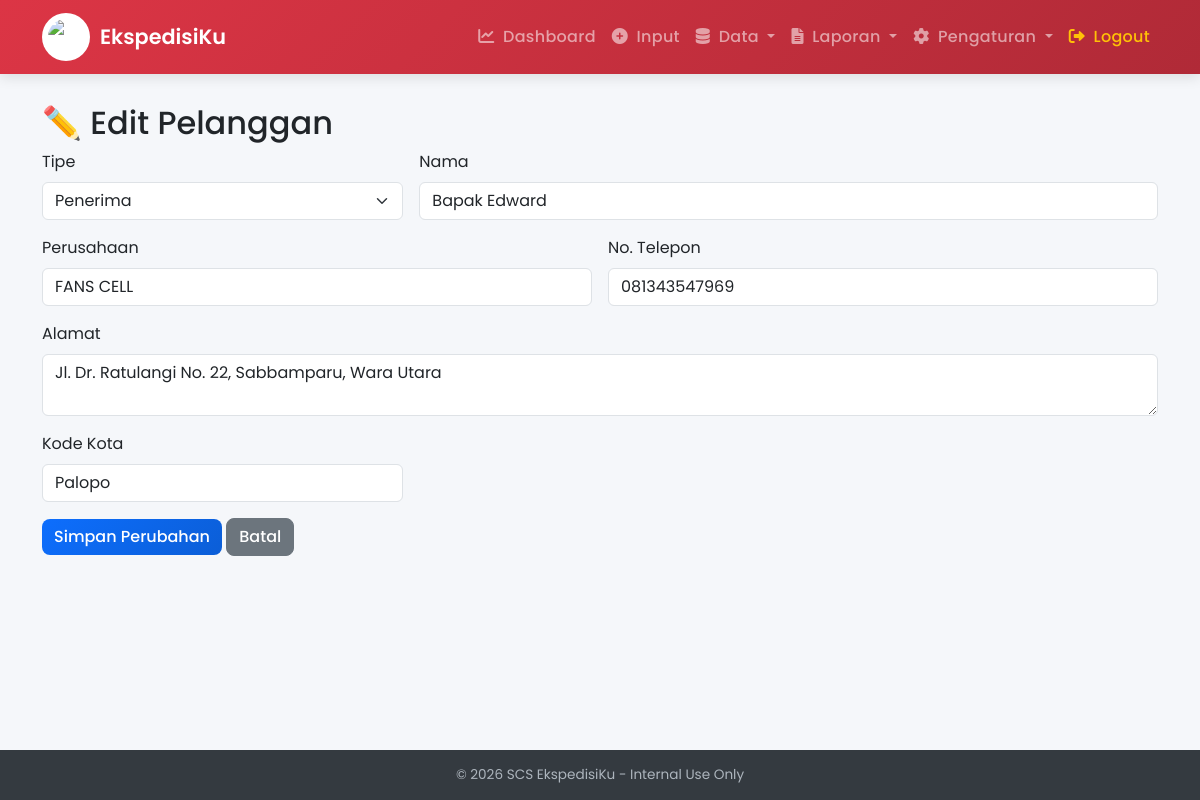
Page /pelanggan/edit/3 (signed in) on the committed database.
### models.py (models this page shows)
class Pelanggan(db.Model):
    id = db.Column(db.Integer, primary_key=True)
    tipe = db.Column(db.String(10))
    nama = db.Column(db.String(100), nullable=False)
    perusahaan = db.Column(db.String(100))
    alamat = db.Column(db.Text)
    no_telp = db.Column(db.String(20))
    kode_kota = db.Column(db.String(10))

### app.py (the view, shortened to what this page needs)
@app.route('/pelanggan/edit/<int:id>', methods=['GET', 'POST'])
@login_required
@role_required(['admin'])
def edit_pelanggan(id):
    pelanggan = Pelanggan.query.get_or_404(id)
    form = PelangganForm(obj=pelanggan)
    return render_template('edit_pelanggan.html', form=form, pelanggan=pelanggan)

### forms.py
class PelangganForm(FlaskForm):
    tipe = SelectField('Tipe', choices=[('pengirim','Pengirim'), ('penerima','Penerima')])
    nama = StringField('Nama', validators=[DataRequired()])
    perusahaan = StringField('Perusahaan')
    alamat = TextAreaField('Alamat')
    no_telp = StringField('No. Telepon')
    kode_kota = StringField('Kode Kota')

### app.py (called while the page is built)
@login_manager.user_loader
def load_user(user_id):
    return User.query.get(int(user_id))

def role_required(roles):
    def decorator(f):
        @wraps(f)
        def decorated_function(*args, **kwargs):
            if current_user.role not in roles:
                flash('Anda tidak memiliki akses ke halaman ini.')
                return redirect(url_for('dashboard'))
            return f(*args, **kwargs)
        return decorated_function
    return decorator

@app.context_processor
def inject_settings():
    return dict(get_settings=Settings.get)

### templates/edit_pelanggan.html (shortened to what this page needs)
{% extends "base.html" %}
{% block content %}
<h2>✏️ Edit Pelanggan</h2>
<form method="POST">
  <div class="row g-3">
    <div class="col-md-4">
      <label class="form-label">Tipe</label>
      {{ form.tipe(class="form-select") }}
    </div>
    <div class="col-md-8">
      <label class="form-label">Nama</label>
      {{ form.nama(class="form-control") }}
    </div>
    <div class="col-md-6">
      <label class="form-label">Perusahaan</label>
      {{ form.perusahaan(class="form-control") }}
    </div>
    <div class="col-md-6">
      <label class="form-label">No. Telepon</label>
      {{ form.no_telp(class="form-control") }}
    </div>
    <div class="col-12">
      <label class="form-label">Alamat</label>
      {{ form.alamat(class="form-control", rows="2") }}
    </div>
    <div class="col-md-4">
      <label class="form-label">Kode Kota</label>
      {{ form.kode_kota(class="form-control") }}
    </div>
  </div>
  <button type="submit" class="btn btn-primary mt-3">Simpan Perubahan</button>
  <a href="{{ url_for('pelanggan_list') }}" class="btn btn-secondary mt-3">Batal</a>
</form>
{% endblock %}

### templates/base.html (style rules this page uses)
:root { --primary: #dc3545; --primary-dark: #b02a37; --secondary: #6c757d; --success: #198754; --info: #0dcaf0; --warning: #ffc107; --danger: #dc3545; --light: #f8f9fa; --dark: #212529; --font: 'Poppins', sans-serif; }
* { font-family: var(--font); }
body { background: #f5f7fa; min-height: 100vh; display: flex; flex-direction: column; }
.btn { border-radius: 8px; font-weight: 500; transition: all 0.2s ease; }
.btn-primary { background: linear-gradient(135deg, #0d6efd, #0b5ed7); border: none; }

### rows in the picture
Pelanggan: tipe "Penerima", nama "Bapak Edward", perusahaan "FANS CELL", no_telp "081343547969", alamat "Jl. Dr. Ratulangi No. 22, Sabbamparu, Wara Utara", kode_kota "Palopo"
